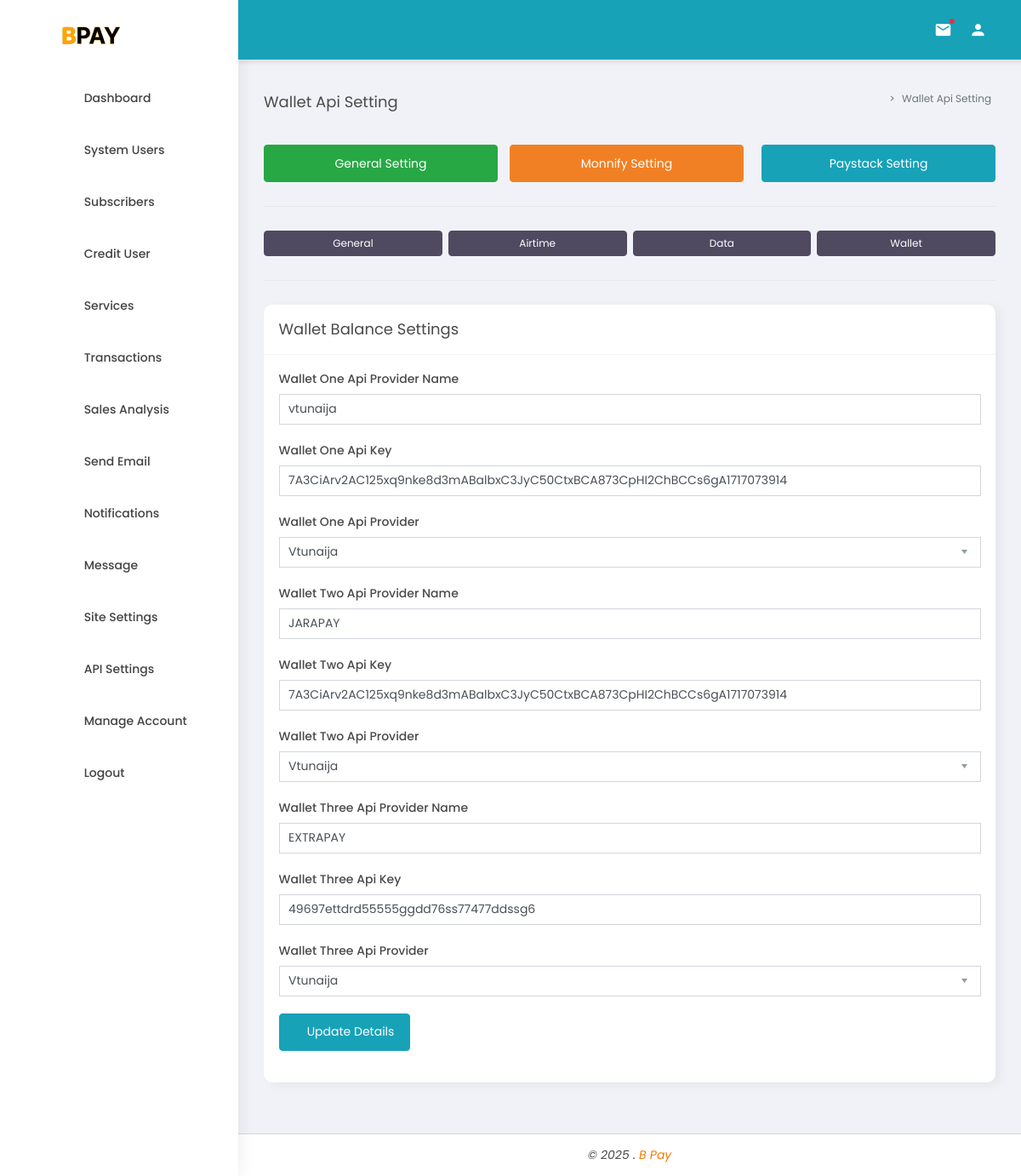
Screenshot of /admin/dashboard/wallet-api-setting (signed in) with the database file from the repository.
### tables this page shows
CREATE TABLE `apiconfigs` (
  `aId` int NOT NULL,
  `name` varchar(30) NOT NULL,
  `value` varchar(100) DEFAULT NULL
);

### core/Models/Model.php (called while the page is built, shortened)
<?php
	class Model{
		public static $host="localhost";
		public static $dbName="bpaycomp_new";
		public static $username="bpaycomp_new";
		public static $password="admin@25..25";
        public function connectDb(){
            $pdo = new PDO("mysql:host=".self::$host.";dbname=".self::$dbName,self::$username,self::$password);
	    	$pdo->setAttribute(PDO::ATTR_ERRMODE, PDO::ERRMODE_EXCEPTION);
	    	return $pdo;
        }
	}
?>

### admin/dashboard/includes/route.php (called while the page is built, shortened)
<?php
    $link=explode("/",$_GET["url"]);
    $url=$link[0];
    createView($url);
    function createView($url){
        if(file_exists($url.".php")){
            $data=getDataIfAny($url);
        }
    }
    function getDataIfAny($page){
        $controller = new AdminController;
        switch($page){
            case "wallet-api-setting":
                $data=array();
                $data[0] = $controller->getApiConfiguration();
                $data[1] = $controller->getApiConfigurationLinks();
                return $data;
                break;
        }
    }
?>

### core/Models/AdminModel.php (called while the page is built, shortened)
<?php
	class AdminModel extends Model{
		public function getApiConfiguration(){
			$dbh=self::connect();
			$sql = "SELECT * FROM apiconfigs";
            $query = $dbh->prepare($sql);
            $query->execute();
            $results=$query->fetchAll(PDO::FETCH_OBJ);
            return $results;
		}
		public function getApiConfigurationLinks(){
			$dbh=self::connect();
			$sql = "SELECT * FROM apilinks";
            $query = $dbh->prepare($sql);
            $query->execute();
            $results=$query->fetchAll(PDO::FETCH_OBJ);
            return $results;
		}
	}
?>

### core/Controllers/AdminController.php (called while the page is built, shortened)
<?php
	class AdminController extends Controller{
		protected $model;
		public function __construct(){
			if(isset($_SESSION['sysId']) && isset($_SESSION["sysRole"])){
				if($_SESSION['sysId']!='' && $_SESSION["sysRole"] !=''){
					$this->model=new AdminModel;
				}
				else{ header("Location: ../"); exit();}
			}
			else{ header("Location: ../"); exit();}
		}
		public function getApiConfiguration(){
			$data=$this->model->getApiConfiguration();
			return $data;
		}
		public function getApiConfigurationLinks(){
			$data=$this->model->getApiConfigurationLinks();
			return $data;
		}
	}
?>

### core/Controllers/Controller.php (called while the page is built, shortened)
<?php
	class Controller{
		public function getConfigValue($list,$name){
			foreach($list AS $item){
				if($item->name == $name){return $item->value;}
			}
		}
	}
?>

### admin/dashboard/wallet-api-setting.php (the view, shortened to what this page needs)
<div class="d-flex justify-content-between">
<a class="btn btn-success btn-block mr-2" href="api-setting">General Setting</a>
<a class="btn btn-primary btn-block ml-2 mt-0" href="monnify-setting">Monnify Setting</a>
<a class="btn btn-info btn-block ml-4 mt-0" href="paystack-setting">Paystack Setting</a>
</div>
<hr/>
<div class="d-flex justify-content-between">
    <a class="btn btn-dark btn-sm btn-block" href="api-setting">General</a>
    <a class="btn btn-dark btn-sm btn-block ml-2 mt-0" href="airtime-api-setting">Airtime</a>
    <a class="btn btn-dark btn-sm btn-block ml-2 mt-0" href="data-api-setting">Data</a>
    <a class="btn btn-dark btn-sm btn-block ml-2 mt-0" href="wallet-api-setting">Wallet</a>
</div>
<hr/>
<div class="row">
<div class="col-12">
    <div class="box">
        <div class="box-header with-border">
            <h4 class="box-title">Wallet Balance Settings</h4>
        </div>
        <div class="box-body">
        <form  method="post" class="form-submit">
                <div class="form-group">
                    <label for="success" class="control-label">Wallet One Api Provider Name</label>
                    <div class="">
                    <input type="text" name="walletOneProviderName" value="<?php echo $controller->getConfigValue($data[0],"walletOneProviderName"); ?>" placeholder="Provider Name" class="form-control" required>
                    </div>
                </div>
                <div class="form-group">
                    <label for="success" class="control-label">Wallet One Api Key</label>
                    <div class="">
                    <input type="text" name="walletOneApi" value="<?php echo $controller->getConfigValue($data[0],"walletOneApi"); ?>" placeholder="API Key" class="form-control" required>
                    </div>
                </div>
                <div class="form-group">
                    <label for="success" class="control-label">Wallet One Api Provider</label>
                    <div class="">
                    <select name="walletOneProvider" class="form-control" required>
                        <?php $walletOneProvider=$controller->getConfigValue($data[0],"walletOneProvider"); ?>
                        <?php foreach($data[1] AS $apiLinks): if($apiLinks->type == "Wallet"): ?>
                        <?php if($walletOneProvider == $apiLinks->value): ?>
                            <option value="<?php echo $apiLinks->value; ?>" selected><?php echo $apiLinks->name; ?></option>
                        <?php else: ?>
                            <option value="<?php echo $apiLinks->value; ?>"><?php echo $apiLinks->name; ?></option>
                        <?php endif; endif; endforeach; ?>
                    </select>
                    </div>
                </div>
                <div class="form-group">
                    <label for="success" class="control-label">Wallet Two Api Provider Name</label>
                    <div class="">
                    <input type="text" name="walletTwoProviderName" value="<?php echo $controller->getConfigValue($data[0],"walletTwoProviderName"); ?>" placeholder="Provider Name" class="form-control" required>
                    </div>
                </div>
                <div class="form-group">
                    <label for="success" class="control-label">Wallet Two Api Key</label>
                    <div class="">
                    <input type="text" name="walletTwoApi" value="<?php echo $controller->getConfigValue($data[0],"walletTwoApi"); ?>" placeholder="API Key" class="form-control" required>
                    </div>
                </div>
                <div class="form-group">
                    <label for="success" class="control-label">Wallet Two Api Provider</label>
                    <div class="">
                    <select name="walletTwoProvider" class="form-control" required>
                        <?php $walletTwoProvider=$controller->getConfigValue($data[0],"walletTwoProvider"); ?>
                        <?php foreach($data[1] AS $apiLinks): if($apiLinks->type == "Wallet"): ?>
                        <?php if($walletTwoProvider == $apiLinks->value): ?>
                            <option value="<?php echo $apiLinks->value; ?>" selected><?php echo $apiLinks->name; ?></option>
                        <?php else: ?>
                            <option value="<?php echo $apiLinks->value; ?>"><?php echo $apiLinks->name; ?></option>
                        <?php endif; endif; endforeach; ?>
                    </select>
                    </div>
                </div>
                <div class="form-group">
                    <label for="success" class="control-label">Wallet Three Api Provider Name</label>
                    <div class="">
                    <input type="text" name="walletThreeProviderName" value="<?php echo $controller->getConfigValue($data[0],"walletThreeProviderName"); ?>" placeholder="Provider Name" class="form-control" required>
                    </div>
                </div>
                <div class="form-group">
                    <label for="success" class="control-label">Wallet Three Api Key</label>
                    <div class="">
                    <input type="text" name="walletThreeApi" value="<?php echo $controller->getConfigValue($data[0],"walletThreeApi"); ?>" placeholder="API Key" class="form-control" required>
                    </div>
                </div>
                <div class="form-group">
                    <label for="success" class="control-label">Wallet Three Api Provider</label>
                    <div class="">
                    <select name="walletThreeProvider" class="form-control" required>
                        <?php $walletThreeProvider=$controller->getConfigValue($data[0],"walletThreeProvider"); ?>
                        <?php foreach($data[1] AS $apiLinks): if($apiLinks->type == "Wallet"): ?>
                        <?php if($walletThreeProvider == $apiLinks->value): ?>
                            <option value="<?php echo $apiLinks->value; ?>" selected><?php echo $apiLinks->name; ?></option>
                        <?php else: ?>
                            <option value="<?php echo $apiLinks->value; ?>"><?php echo $apiLinks->name; ?></option>
                        <?php endif; endif; endforeach; ?>
                    </select>
                    </div>
                </div>
                <div class="form-group">
                    <div class="">
                       <button type="submit" name="update-api-config" class="btn btn-info btn-submit"><i class="fa fa-save" aria-hidden="true"></i> Update Details</button>
                    </div>
                </div>
        </form>
        </div>
      </div>
</div>
</div>

### rows the page displays
apiconfigs: walletOneProviderName "vtunaija"
apiconfigs: walletOneApi "7A3CiArv2AC125xq9nke8d3mABalbxC3JyC50CtxBCA873CpHI2ChBCCs6gA1717073914"
apiconfigs: walletTwoProviderName "JARAPAY"
apiconfigs: walletTwoApi "7A3CiArv2AC125xq9nke8d3mABalbxC3JyC50CtxBCA873CpHI2ChBCCs6gA1717073914"
apiconfigs: walletThreeProviderName "EXTRAPAY"
apiconfigs: walletThreeApi "49697ettdrd55555ggdd76ss77477ddssg6"

### other values shown
$title "Wallet Api Setting"
form field walletOneProvider "Vtunaija"
form field walletTwoProvider "Vtunaija"
form field walletThreeProvider "Vtunaija"
